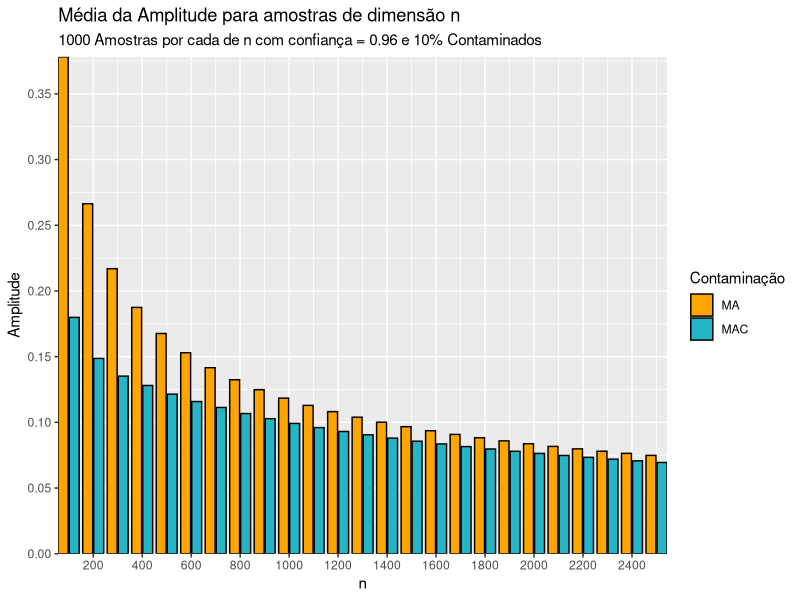

This figure's R source:
library(ggplot2)
set.seed(2)

m <- 1000; n <- seq(100, 2500, 100); conf <- 0.96; q <- conf+(1-conf)/2
MA1 = matrix(25); MA2 = matrix(25)

for(i in 1:25) {
  set.seed(2)
  X1 = matrix(rexp(m*n[i], 0.91), ncol = n[i], byrow=TRUE)
  media1 = apply(X1, 1, mean)
  int.min1 = (1-qnorm(q)/sqrt(n[i]))/media1
  int.max1 = (1+qnorm(q)/sqrt(n[i]))/media1
  MA1[i] = mean(int.max1-int.min1)
  X2 = X1
  
  for(j in 1:m) {
    X2[j, sample(1:n[1], size=n[i], 0.10)] <- rexp(n[i]*0.10, 0.31)
  }
  
  media2 = apply(X2, 1, mean)
  int.min2 = (1-qnorm(q)/sqrt(n[i]))/media2
  int.max2 = (1+qnorm(q)/sqrt(n[i]))/media2
  MA2[i] = mean(int.max2-int.min2)

}

df <-data.frame("n"=rep(n, 2), "Amplitude"=c(MA1, MA2), "Contaminação"=rep(c("MA", "MAC"), each=25))

ggplot(data=df, aes(x=n, y=Amplitude, fill=Contaminação)) + 
  geom_bar(stat="identity", color="black", position=position_dodge2()) + theme() +
  scale_fill_manual(values=c("orange", "#24B6C6")) +
  scale_x_continuous(breaks=seq(0, 2500, 200), expand=c(0,0)) +
  scale_y_continuous(breaks=seq(0,0.5,0.05), expand=c(0,0)) +
  labs(x="n", y="Amplitude", title="Média da Amplitude para amostras de dimensão n",
       subtitle="1000 Amostras por cada de n com confiança = 0.96 e 10% Contaminados")
